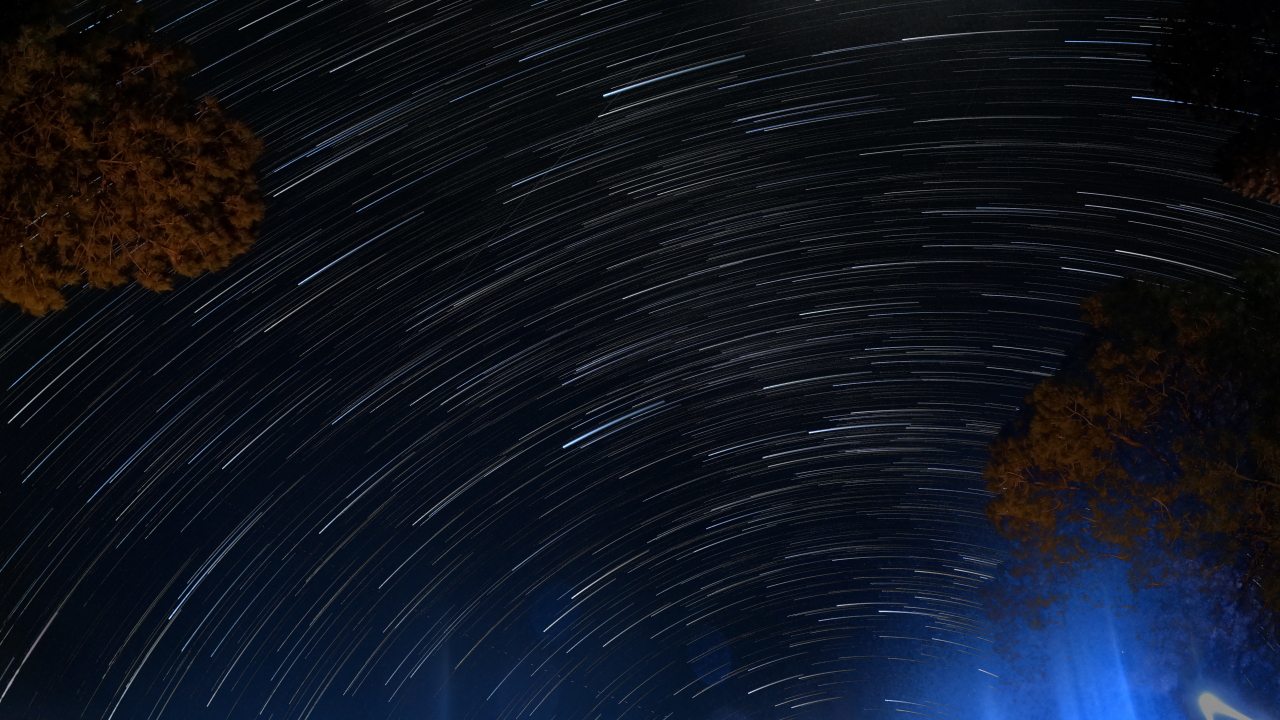
#> input picture Wallpapers/GP010072.JPG, 3840 x 2160 px (shown at 1/3 size)
$ python palette.py ../../Wallpapers/GP010072.JPG 3
#> lines starting #> are read from the running program, lines starting #| are printed output that depends on the picture
#!/usr/bin/env python3

import sys
from pathlib import Path

try:
    from PIL import Image
except ImportError:
    print("missing Pillow. install it with: sudo pacman -S python-pillow")
    sys.exit(1)


def extract_palette(path: str, colors: int = 10) -> list[str]:
#> called with path = '../../Wallpapers/GP010072.JPG', colors = 3
    image = Image.open(path).convert("RGB")
#> image is the input picture: PIL image 3840x2160 RGB; mean R, G, B 15.2, 20.3, 30.5

    # Shrink first so huge wallpapers don't take forever.
    image.thumbnail((256, 256))
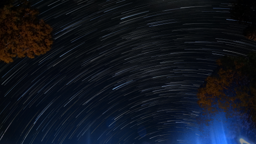
#> image: PIL image 256x144 RGB; mean R, G, B 15.2, 20.3, 30.5

    # Pillow's quantizer gives us a compact dominant-color palette.
    quantized = image.quantize(colors=colors, method=Image.Quantize.MEDIANCUT)
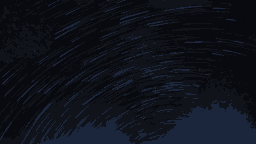
#> quantized: PIL image 256x144 P; mean R, G, B 14.4, 18.2, 27

    palette = quantized.getpalette()
#> palette = [27, 38, 61, 16, 19, 26, 8, 10, 15]
    color_counts = quantized.getcolors()
#> color_counts = [(6035, 0), (15000, 1), (15829, 2)]

    if not color_counts:
        return []

    # Most common colors first.
    color_counts.sort(reverse=True)

    result = []

    for _, index in color_counts:
        r = palette[index * 3]
        g = palette[index * 3 + 1]
        b = palette[index * 3 + 2]

        hex_color = f"#{r:02X}{g:02X}{b:02X}"

        if hex_color not in result:
            result.append(hex_color)
#> this loop made 3 passes
#> (index, r, g, b, hex_color) on passes 1 to 3: (2, 8, 10, 15, '#080A0F'), (1, 16, 19, 26, '#10131A'), (0, 27, 38, 61, '#1B263D')
#> after the loop, result = ['#080A0F', '#10131A', '#1B263D']

    return result[:colors]


def main():
    if len(sys.argv) < 2:
        print(f"usage: {sys.argv[0]} IMAGE [COLORS]")
        sys.exit(1)

    image = Path(sys.argv[1])

    if not image.is_file():
        print(f"error: file not found: {image}")
        sys.exit(1)

    try:
        colors = int(sys.argv[2]) if len(sys.argv) > 2 else 10
    except ValueError:
        print("error: COLORS must be a number")
        sys.exit(1)

    colors = max(1, min(colors, 256))

    for color in extract_palette(str(image), colors):
        print(color)


if __name__ == "__main__":
    main()
